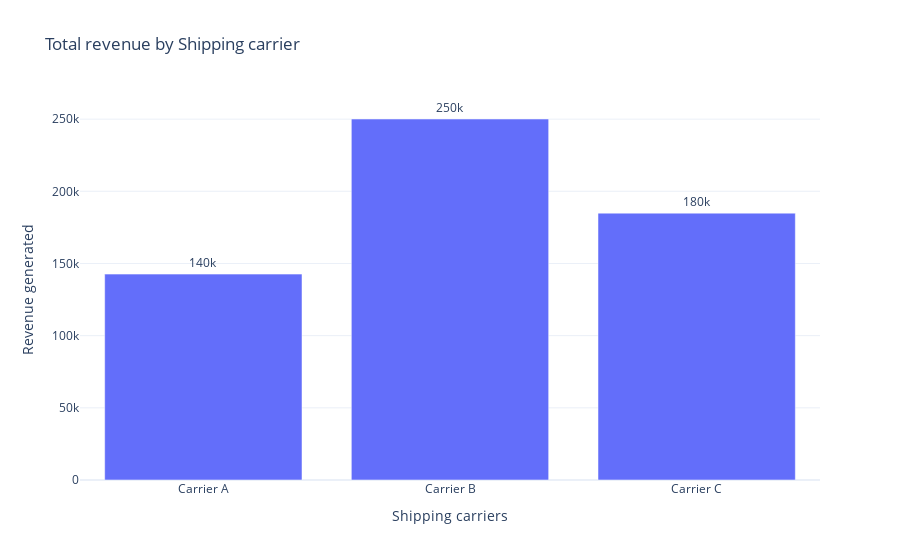

The cell this chart's notebook holds for it:
### Code cell
ship_revenue_data= df.groupby("Shipping carriers")["Revenue generated"].sum().reset_index()
fig = px.bar(ship_revenue_data, x="Shipping carriers", y="Revenue generated", text_auto='.2s',title="Total revenue by Shipping carrier")
fig.update_traces(textfont_size=12, textangle=0, textposition="outside", cliponaxis=False)
fig.show()

### Figure 1 — Plotly figure (JSON) as saved in the notebook; plotly's stock layout.template omitted (floating-point values rounded to 4 significant figures)
{"data": [{"alignmentgroup": "True", "cliponaxis": false, "hovertemplate": "Shipping carriers=%{x}<br>Revenue generated=%{y}<extra></extra>", "legendgroup": "", "marker": {"color": "#636efa", "pattern": {"shape": ""}}, "name": "", "offsetgroup": "", "orientation": "v", "showlegend": false, "textangle": 0, "textfont": {"size": 12}, "textposition": "outside", "texttemplate": "%{y:.2s}", "type": "bar", "x": ["Carrier A", "Carrier B", "Carrier C"], "xaxis": "x", "y": [142600.0, 250100.0, 184900.0], "yaxis": "y"}], "layout": {"barmode": "relative", "legend": {"tracegroupgap": 0}, "title": {"text": "Total revenue by Shipping carrier"}, "xaxis": {"anchor": "y", "domain": [0, 1], "title": {"text": "Shipping carriers"}}, "yaxis": {"anchor": "x", "domain": [0, 1], "title": {"text": "Revenue generated"}}}}
